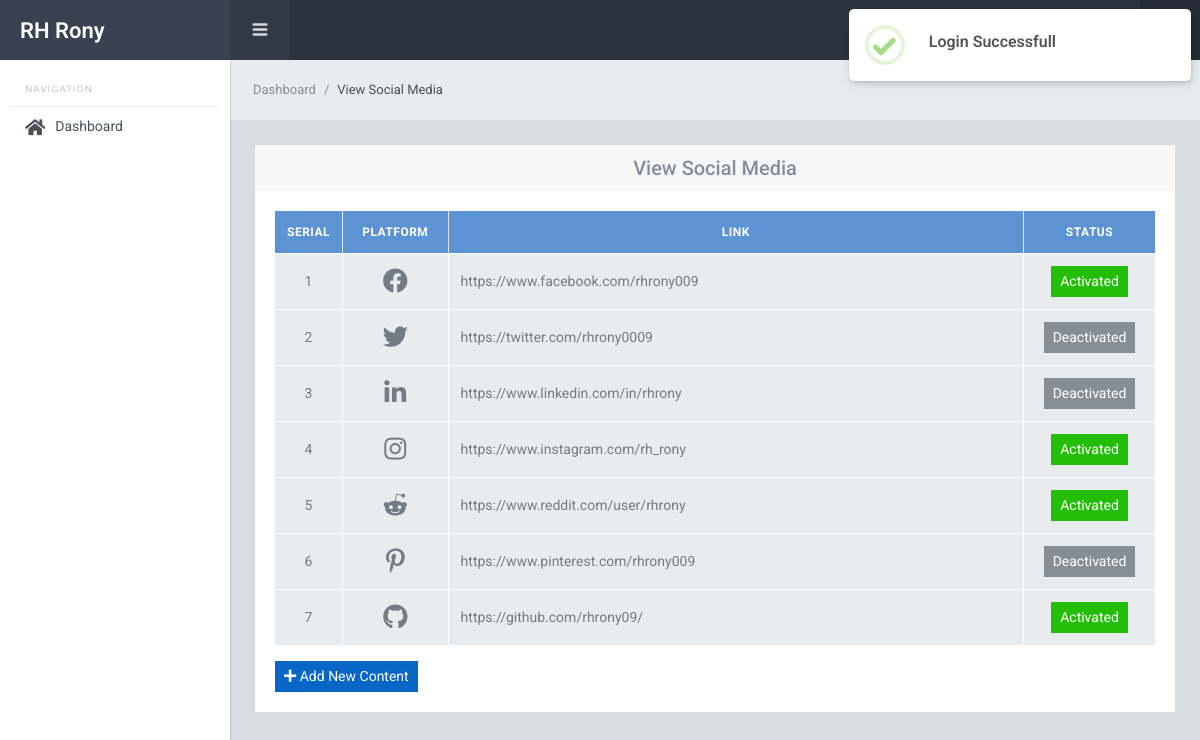
Screenshot of /backend/social_media/social_media_view.php (signed in) with the database file from the repository.
### tables this page shows
CREATE TABLE `social_medias` (
  `id` int(11) NOT NULL,
  `platform` varchar(30) NOT NULL,
  `link` varchar(100) NOT NULL,
  `status` int(11) NOT NULL DEFAULT 0
);

### assets/functions.php (called while the page is built, shortened)
<?php
function url($x = '') {
    $directory = explode('/', dirname($_SERVER['PHP_SELF']));
    $url = $_SERVER['HTTP_HOST'] . '/' . $directory[1] . '/';
    $url = str_replace('//', '/', $url);
    if (isset($_SERVER['HTTPS']) && $_SERVER['HTTPS'] == 'on') {
        $url = 'https://' . $url;
    } else {
        $url = 'http://' . $url;
    }
    return $url . $x;
}

### backend/social_media/social_media_view.php (the view, shortened to what this page needs)
<?php
$sql = "SELECT * FROM social_medias";
$query = mysqli_query($conn, $sql);
require_once("../includes/header.php");
require_once("../includes/sidebar.php");
require_once("../includes/navbar.php");
?>
<div class="sl-mainpanel">
    <nav class="breadcrumb sl-breadcrumb">
        <a class="breadcrumb-item" href="<?= url() ?>backend/dashboard.php">Dashboard</a>
        <span class="breadcrumb-item active">View Social Media</span>
    </nav>
    <div class="sl-pagebody">
        <div class="row justify-content-center">
            <div class="col-md-12">
                <div class="card">
                    <div class="card-header">
                        <h5 class="m-0 text-center">View Social Media</h5>
                    </div>
                    <div class="card-body">
                        <table class="table table-bordered align-middle">
                            <thead class="bg-info">
                                <tr>
                                    <th width="5%" class="text-center">Serial</th>
                                    <th width="12%" class="text-center">platform</th>
                                    <th class="text-center">Link</th>
                                    <th width="15%" class="text-center">Status</th>
                                </tr>
                            </thead>
                            <tbody>
                                <?php foreach ($query as $key => $social_media) : ?>
                                    <tr>
                                        <td class="text-center"><?= ++$key ?></td>
                                        <td class="text-center"><i class="icon-view <?= $social_media['platform'] ?>"></i></td>
                                        <td><?= $social_media['link'] ?></td>
                                        <td class="text-center"><a href="social_media_status.php?id=<?= $social_media['id'] ?>" class="btn btn-sm  <?= ($social_media['status'] == 1) ? 'btn-success' : 'btn-secondary' ?>"><?= ($social_media['status'] == 1) ? 'Activated' : 'Deactivated' ?></a></td>
                                    </tr>
                                <?php endforeach ?>
                            </tbody>
                        </table>
                        <a href="social_media_add.php" class="btn btn-sm btn-primary"><i class="fa fa-plus" aria-hidden="true"></i> Add New Content</a>
                    </div>
                </div>
            </div>
        </div>
    </div>
</div>
<?php require_once("../includes/footer.php"); ?>

### assets/style.css (style rules this page uses)
.table th, .table td { vertical-align: middle; }
.icon-view { font-size: 25px; }

### rows the page displays
social_medias: link "https://www.facebook.com/rhrony009", status "Activated"
social_medias: link "https://twitter.com/rhrony0009", status "Deactivated"
social_medias: link "https://www.linkedin.com/in/rhrony", status "Deactivated"
social_medias: link "https://www.instagram.com/rh_rony", status "Activated"
social_medias: link "https://www.reddit.com/user/rhrony", status "Activated"
social_medias: link "https://www.pinterest.com/rhrony009", status "Deactivated"
social_medias: link "https://github.com/rhrony09/", status "Activated"
